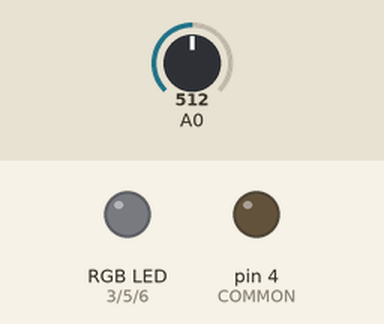
A sketch run on a simulated Arduino Uno, built with avr-gcc and run on an emulated ATmega328P. Parts: an RGB LED mixed from three pins (HIGH = lit), output pins drawn as LEDs (lit = HIGH). The test bench sets the inputs (shaded band); at power-on: A0 = 512. Dim RGB values are drawn brighter than linear; what the sketch prints to the serial monitor is not drawn.

Above: at 0.05 s.
At 0.35 s:
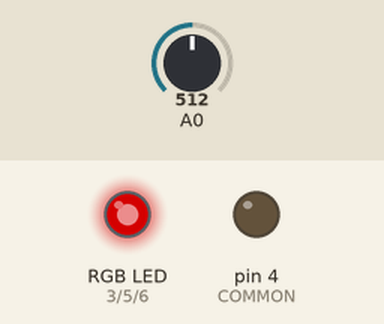
At 0.5 s:
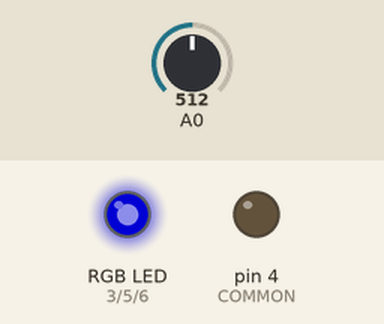
Timing chart, 0 to 3.0 s (numbered marks = the images above):
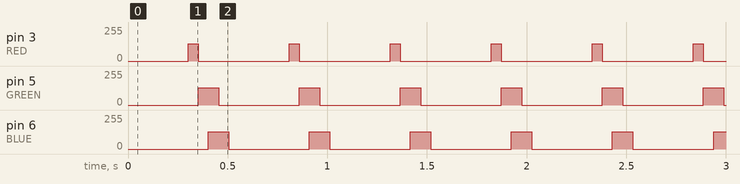

The sketch:

lights.ino
```cpp
#ifdef PIF_TOOL_CHAIN
	#include <Arduino.h>
	// other includes with full pathes
	// example : #include "led7/led7.h"
#else
	// other includes with short pathes
	// example : #include "led7.h"
#endif

#ifndef DEFAULT_BAUDRATE
	#define DEFAULT_BAUDRATE 115200
#endif

#define BLUE   6
#define GREEN  5
#define COMMON 4
#define RED    3

#define POWER 128

int M = 10;

void readColors(int &k, int &r, int &g, int &b, int &y) {
	k = r = g = b = y = 0;

	digitalWrite(BLUE , LOW);
	digitalWrite(GREEN, LOW);
	digitalWrite(RED  , LOW);
	for (int i = 0; i < M; i++) {
		delay(5);
		k += analogRead(A0);
	}
	k /= M;

	analogWrite (RED  , POWER);
	for (int i = 0; i < M; i++) {
		delay(5);
		r += analogRead(A0);
	}
	r /= M;

	digitalWrite(RED  , LOW);
	analogWrite (GREEN, POWER);
	for (int i = 0; i < M; i++) {
		delay(5);
		g += analogRead(A0);
	}
	g /= M;

	analogWrite (BLUE , POWER);
	for (int i = 0; i < M; i++) {
		delay(5);
		y += analogRead(A0);
	}
	y /= M;

	digitalWrite(GREEN, LOW);
	for (int i = 0; i < M; i++) {
		delay(5);
		b += analogRead(A0);
	}
	b /= M;

	digitalWrite(BLUE  , LOW);
	digitalWrite(GREEN , LOW);
	digitalWrite(RED   , LOW);
}

void setup(void) {
	Serial.begin(DEFAULT_BAUDRATE);

	pinMode(BLUE  , OUTPUT);
	pinMode(GREEN , OUTPUT);
	pinMode(RED   , OUTPUT);
	pinMode(COMMON, OUTPUT);

	digitalWrite(COMMON, LOW);
	digitalWrite(BLUE  , LOW);
	digitalWrite(GREEN , LOW);
	digitalWrite(RED   , LOW);
}

int k, r, g, b, y;
void loop() {
	delay(250);

	readColors(k, r, g, b, y);

	Serial.print("k ");
	Serial.print(k);
	Serial.print("\tr ");
	Serial.print(r);
	Serial.print("\tg ");
	Serial.print(g);
	Serial.print("\tb ");
	Serial.print(b);
	Serial.print("\ty ");
	Serial.println(y);
}
```

Measured:
- by itself, pin 3 (RED): alternates 128/255 for 0.05 s and 0/255 for 0.46 s
- by itself, pin 5 (GREEN), pin 6 (BLUE): alternates 128/255 for 0.10 s and 0/255 for 0.40 s
